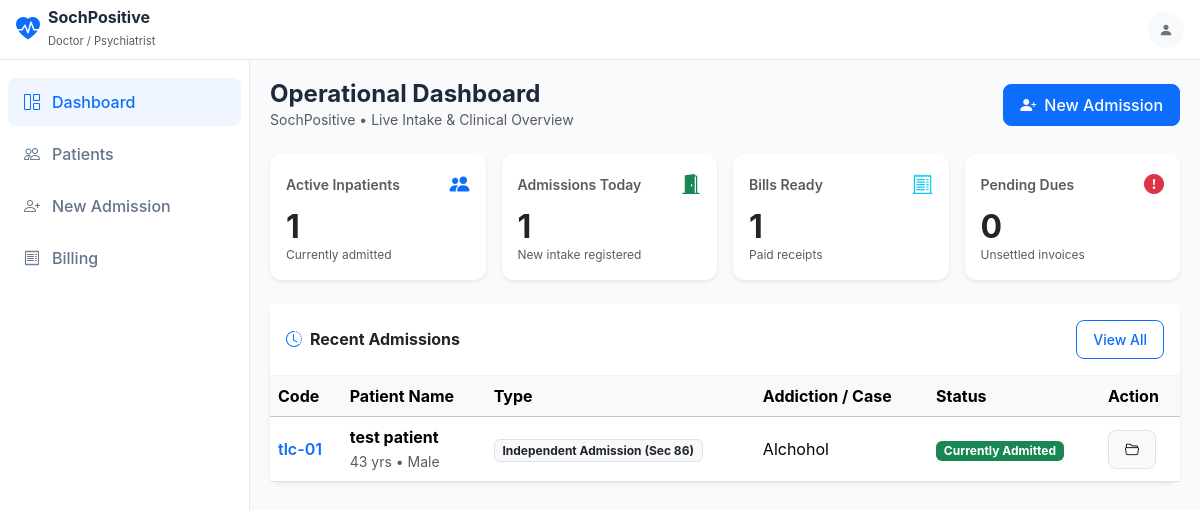
The app's page /dashboard/ (signed in) with its own data.
### accounts/models.py (models this page shows, shortened)
class User(AbstractUser):
    class Role(models.TextChoices): #define allowed choices (nested class)
        SUPER_ADMIN = 'SUPER_ADMIN', 'Super Admin (System Owner)'
        CLINIC_ADMIN = 'CLINIC_ADMIN', 'Clinic Administrator'
        DOCTOR = 'DOCTOR', 'Doctor / Psychiatrist'
        COUNSELOR = 'COUNSELOR', 'Counselor / Therapist'
        CLINICAL_STAFF = 'CLINICAL_STAFF', 'Clinical Staff / Nurse'
        RECEPTIONIST = 'RECEPTIONIST', 'Receptionist'
    institution = models.ForeignKey( #One Institution → Many Users
        Institution,
        on_delete=models.CASCADE, #insitute delete -> all user related to it also deleted
        related_name='users',
        null=True, #done for super admin he doesn't belong to any one insitute - database - null
        blank=True, ##done for super admin he doesn't belong to any one insitute - can send blank
        help_text="Tenant clinic. Super Admins can have this blank."
    )
    role = models.CharField(
        max_length=30,
        choices=Role.choices,
        default=Role.CLINICAL_STAFF
    )
    phone = models.CharField(max_length=20, blank=True)
    profile_picture = models.ImageField(upload_to='profiles/', blank=True, null=True)

class Institution(models.Model): #represtnt one clinic
    SUBSCRIPTION_CHOICES = [
        ('Basic', 'Basic'),
        ('Pro', 'Pro'),
        ('Enterprise', 'Enterprise'),
    ]
    name = models.CharField(max_length=200)
    code = models.CharField(max_length=50, unique=True, help_text="e.g. TLC-01")
    slug = models.SlugField(max_length=100, unique=True, blank=True)
    address = models.TextField(blank=True)
    phone = models.CharField(max_length=20, blank=True)
    email = models.EmailField(blank=True)
    logo = models.ImageField(upload_to='clinic_logos/', blank=True, null=True)
    is_active = models.BooleanField(default=True)
    subscription_tier = models.CharField(max_length=20, choices=SUBSCRIPTION_CHOICES, default='Enterprise')
    smtp_email = models.CharField(max_length=200, blank=True)
    smtp_app_password = models.CharField(max_length=200, blank=True)
    sender_display_name = models.CharField(max_length=200, blank=True)
    created_at = models.DateTimeField(auto_now_add=True)
    updated_at = models.DateTimeField(auto_now=True)

### patients/models.py (models this page shows, shortened)
class Patient(models.Model):
    class AdmissionType(models.TextChoices):
        INDEPENDENT = 'independent', 'Independent Admission (Sec 86)'
        INVOLUNTARY = 'involuntary', 'Involuntary / High Support (Sec 89)'
        MINOR = 'minor', 'Minor Admission (Sec 87)'
    class Status(models.TextChoices):
        ACTIVE = 'active', 'Currently Admitted'
        DISCHARGED = 'discharged', 'Discharged'
        TRANSFERRED = 'transferred', 'Transferred'
        DAMA = 'dama', 'Discharged Against Medical Advice (DAMA)'
    institution = models.ForeignKey(
        Institution,
        on_delete=models.CASCADE,
        related_name='patients'
    )
    patient_code = models.CharField(max_length=50, blank=True, db_index=True)
    public_token = models.UUIDField(default=uuid.uuid4, unique=True, editable=False)
    full_name = models.CharField(max_length=150)
    age = models.PositiveIntegerField()
    gender = models.CharField(
        max_length=20,
        choices=[('Male', 'Male'), ('Female', 'Female'), ('Other', 'Other')],
        default='Male'
    )
    phone = models.CharField(max_length=20, blank=True)
    aadhaar_number = models.CharField(max_length=20, blank=True, verbose_name="Govt ID / Aadhaar")
    address = models.TextField(blank=True)
    admission_type = models.CharField(
        max_length=20,
        choices=AdmissionType.choices,
        default=AdmissionType.INDEPENDENT
    )
    admission_date = models.DateTimeField()
    status = models.CharField(
        max_length=20,
        choices=Status.choices,
        default=Status.ACTIVE
    )
    addiction_type = models.CharField(
        max_length=100,
        help_text="e.g. Alcohol, Opioids, Polysubstance, Gambling"
    )
    medical_history = models.TextField(blank=True)
    diagnosis = models.TextField(blank=True)
    assigned_doctor = models.ForeignKey(
        settings.AUTH_USER_MODEL,
        on_delete=models.SET_NULL,
        null=True,
        blank=True,
        related_name='assigned_patients'
    )
    emergency_contact_name = models.CharField(max_length=150)
    emergency_contact_phone = models.CharField(max_length=20)
    emergency_contact_relation = models.CharField(max_length=50, blank=True)
    guardian_name = models.CharField(max_length=150, blank=True)
    guardian_phone = models.CharField(max_length=20, blank=True)
    guardian_relation = models.CharField(max_length=50, blank=True)
    school_name = models.CharField(max_length=150, blank=True, help_text="For minors")
    grade = models.CharField(max_length=50, blank=True, help_text="For minors")
    legal_reason = models.TextField(blank=True)
    legal_remarks = models.TextField(blank=True)
    self_consent = models.BooleanField(default=False)
    digital_signature = models.BooleanField(default=False)
    created_at = models.DateTimeField(auto_now_add=True)
    updated_at = models.DateTimeField(auto_now=True)
    class Meta:
        ordering = ['-admission_date']

### accounts/views.py (the view)
# urls.py: path('dashboard/', views.dashboard_view, name='dashboard'),
@login_required #This decorator protects the dashboard.
def dashboard_view(request):
    institution = request.institution #from middleware
    if request.user.is_superuser and not institution: #If the user is a Django superuser AND does not belong to any specific institution.
        patients_qs = Patient.objects.all()
        billing_qs = BillingRecord.objects.all()
    elif institution:
        patients_qs = Patient.objects.filter(institution=institution)
        billing_qs = BillingRecord.objects.filter(patient__institution=institution)
    else:
        patients_qs = Patient.objects.none()
        billing_qs = BillingRecord.objects.none()
    today = timezone.now().date()
    active_patients_count = patients_qs.filter(status=Patient.Status.ACTIVE).count()
    admissions_today_count = patients_qs.filter(admission_date__date=today).count()
    bills_ready_count = billing_qs.filter(is_paid=True).count()
    pending_payments_count = billing_qs.filter(is_paid=False).count()
    recent_patients = patients_qs.select_related('assigned_doctor')[:6]
    context = {
        'institution': institution,
        'active_patients_count': active_patients_count,
        'admissions_today_count': admissions_today_count,
        'bills_ready_count': bills_ready_count,
        'pending_payments_count': pending_payments_count,
        'recent_patients': recent_patients,
    }
    return render(request, 'accounts/dashboard.html', context)

### templates/accounts/dashboard.html (shortened to what this page needs)
{% extends 'base.html' %}
{% block content %}
<div class="container-fluid p-0">
    <div class="d-flex flex-column flex-md-row justify-content-between align-items-start align-items-md-center mb-4 gap-2">
        <div>
            <h4 class="fw-bold mb-0">Operational Dashboard</h4>
            <p class="text-muted small mb-0">{{ institution.name|default:'Rehab Facility' }} &bull; Live Intake & Clinical Overview</p>
        </div>
        <a href="{% url 'patients:patient_create' %}" class="btn btn-primary d-inline-flex align-items-center gap-2">
            <i class="bi bi-person-plus-fill"></i> New Admission
        </a>
    </div>
    <div class="row g-3 mb-4">
        <div class="col-6 col-lg-3">
            <div class="card p-3 h-100 border-0 shadow-sm bg-white">
                <div class="d-flex align-items-center justify-content-between text-primary mb-2">
                    <span class="small fw-semibold text-muted">Active Inpatients</span>
                    <i class="bi bi-people-fill fs-5"></i>
                </div>
                <h2 class="fw-bold mb-0">{{ active_patients_count }}</h2>
                <span class="text-muted" style="font-size: 0.75rem;">Currently admitted</span>
            </div>
        </div>
        <div class="col-6 col-lg-3">
            <div class="card p-3 h-100 border-0 shadow-sm bg-white">
                <div class="d-flex align-items-center justify-content-between text-success mb-2">
                    <span class="small fw-semibold text-muted">Admissions Today</span>
                    <i class="bi bi-door-open-fill fs-5"></i>
                </div>
                <h2 class="fw-bold mb-0">{{ admissions_today_count }}</h2>
                <span class="text-muted" style="font-size: 0.75rem;">New intake registered</span>
            </div>
        </div>
        <div class="col-6 col-lg-3">
            <div class="card p-3 h-100 border-0 shadow-sm bg-white">
                <div class="d-flex align-items-center justify-content-between text-info mb-2">
                    <span class="small fw-semibold text-muted">Bills Ready</span>
                    <i class="bi bi-receipt-cutoff fs-5"></i>
                </div>
                <h2 class="fw-bold mb-0">{{ bills_ready_count }}</h2>
                <span class="text-muted" style="font-size: 0.75rem;">Paid receipts</span>
            </div>
        </div>
        <div class="col-6 col-lg-3">
            <div class="card p-3 h-100 border-0 shadow-sm bg-white {% if pending_payments_count > 0 %}border-start border-danger border-4{% endif %}">
                <div class="d-flex align-items-center justify-content-between text-danger mb-2">
                    <span class="small fw-semibold text-muted">Pending Dues</span>
                    <i class="bi bi-exclamation-circle-fill fs-5"></i>
                </div>
                <h2 class="fw-bold mb-0">{{ pending_payments_count }}</h2>
                <span class="text-muted" style="font-size: 0.75rem;">Unsettled invoices</span>
            </div>
        </div>
    </div>
    <div class="card border-0 shadow-sm">
        <div class="card-header bg-white py-3 d-flex justify-content-between align-items-center">
            <h6 class="mb-0 fw-bold"><i class="bi bi-clock-history me-2 text-primary"></i>Recent Admissions</h6>
            <a href="{% url 'patients:patient_list' %}" class="btn btn-sm btn-outline-primary">View All</a>
        </div>
        <div class="table-responsive">
            <table class="table align-middle mb-0 table-hover">
                <thead class="table-light">
                    <tr>
                        <th>Code</th>
                        <th>Patient Name</th>
                        <th>Type</th>
                        <th>Addiction / Case</th>
                        <th>Status</th>
                        <th>Action</th>
                    </tr>
                </thead>
                <tbody>
                    {% for patient in recent_patients %}
                    <tr>
                        <td class="fw-semibold text-primary">{{ patient.patient_code }}</td>
                        <td>
                            <div class="fw-bold">{{ patient.full_name }}</div>
                            <small class="text-muted">{{ patient.age }} yrs &bull; {{ patient.gender }}</small>
                        </td>
                        <td><span class="badge bg-light text-dark border">{{ patient.get_admission_type_display }}</span></td>
                        <td>{{ patient.addiction_type }}</td>
                        <td>
                            <span class="badge {% if patient.status == 'active' %}bg-success{% else %}bg-secondary{% endif %}">
                                {{ patient.get_status_display }}
                            </span>
                        </td>
                        <td>
                            <a href="{% url 'patients:patient_detail' patient.id %}" class="btn btn-sm btn-light border">
                                <i class="bi bi-folder2-open"></i>
                            </a>
                        </td>
                    </tr>
                    {% endfor %}
                </tbody>
            </table>
        </div>
    </div>
</div>
{% endblock %}

### templates/base.html (shortened to what this page needs)
<!DOCTYPE html>
<html lang="en">
<head>
    <link href="https://cdn.jsdelivr.net/npm/bootstrap@5.3.2/dist/css/bootstrap.min.css" rel="stylesheet">
    <link href="https://cdn.jsdelivr.net/npm/bootstrap-icons@1.11.1/font/bootstrap-icons.css" rel="stylesheet">
    {% load static %}
    <link rel="stylesheet" href="{% static 'css/app.css' %}">
</head>
<body>
    <header class="app-header d-flex align-items-center justify-content-between px-3">
        <div class="d-flex align-items-center gap-2">
            <i class="bi bi-heart-pulse-fill text-primary fs-4"></i>
            <div>
                <h6 class="mb-0 fw-bold">
                    {% if user.is_authenticated and user.institution %}
                        {{ user.institution.name }}
                    {% else %}
                        TLC Rehab System
                    {% endif %}
                </h6>
                <small class="text-muted" style="font-size: 0.7rem;">
                    {% if user.is_authenticated %}
                        {{ user.get_role_display }}
                    {% endif %}
                </small>
            </div>
        </div>
        {% if user.is_authenticated %}
        <div class="dropdown">
            <button class="btn btn-sm btn-light rounded-circle d-flex align-items-center justify-content-center" style="width: 36px; height: 36px;" data-bs-toggle="dropdown">
                <i class="bi bi-person-fill text-secondary"></i>
            </button>
        </div>
        {% endif %}
    </header>
    <div class="d-flex">
        {% if user.is_authenticated %}
        <aside class="desktop-sidebar d-none d-md-flex flex-column py-3">
            <nav class="nav flex-column">
                <a class="nav-link {% if request.resolver_match.url_name == 'dashboard' %}active{% endif %}" href="{% url 'accounts:dashboard' %}">
                    <i class="bi bi-grid-1x2"></i> Dashboard
                </a>
                <a class="nav-link {% if 'patient' in request.path %}active{% endif %}" href="{% url 'patients:patient_list' %}">
                    <i class="bi bi-people"></i> Patients
                </a>
                <a class="nav-link {% if 'admission' in request.path %}active{% endif %}" href="{% url 'patients:patient_create' %}">
                    <i class="bi bi-person-plus"></i> New Admission
                </a>
                <a class="nav-link {% if 'billing' in request.path %}active{% endif %}" href="{% url 'billing:billing_dashboard' %}">
                    <i class="bi bi-receipt"></i> Billing
                </a>
            </nav>
        </aside>
        {% endif %}
        <main class="app-content">
            {% block content %}
            {% endblock %}
        </main>
    </div>
</body>
</html>

### static/css/app.css (style rules this page uses)
:root { --primary-color: #0d6efd; --primary-dark: #0a58ca; --bg-surface: #f8fafc; --card-bg: #ffffff; --text-main: #1e293b; --text-muted: #64748b; --bottom-nav-height: 64px; }
body { font-family: -apple-system, BlinkMacSystemFont, "Segoe UI", Roboto, Helvetica, Arial, sans-serif; background-color: var(--bg-surface); color: var(--text-main); -webkit-tap-highlight-color: transparent; }
.app-header { height: 60px; background: #ffffff; border-bottom: 1px solid #e2e8f0; position: sticky; top: 0; z-index: 1020; }
.desktop-sidebar { width: 250px; min-height: calc(100vh - 60px); background: #ffffff; border-right: 1px solid #e2e8f0; }
.desktop-sidebar .nav-link { color: var(--text-muted); font-weight: 500; padding: 0.75rem 1rem; border-radius: 8px; margin: 2px 8px; display: flex; align-items: center; gap: 12px; }
.desktop-sidebar .nav-link:hover, .desktop-sidebar .nav-link.active { color: var(--primary-color); background-color: #eff6ff; }
.app-content { flex-grow: 1; padding: 1.25rem; }
.card { border: 1px solid #e2e8f0; border-radius: 12px; box-shadow: 0 1px 3px rgba(0, 0, 0, 0.02); }
.card-header { background: transparent; border-bottom: 1px solid #f1f5f9; font-weight: 600; }
.btn { border-radius: 8px; padding: 0.5rem 1rem; font-weight: 500; }

### records on screen
User: institution.name "SochPositive", role "Doctor / Psychiatrist"
Institution: name "SochPositive"
Patient: patient_code "tlc-01", full_name "test patient", age "43", gender "Male", admission_type "Independent Admission (Sec 86)", addiction_type "Alchohol", status "Currently Admitted"

### other values on screen
{{ active_patients_count }} "1"
{{ admissions_today_count }} "1"
{{ bills_ready_count }} "1"
{{ pending_payments_count }} "0"
